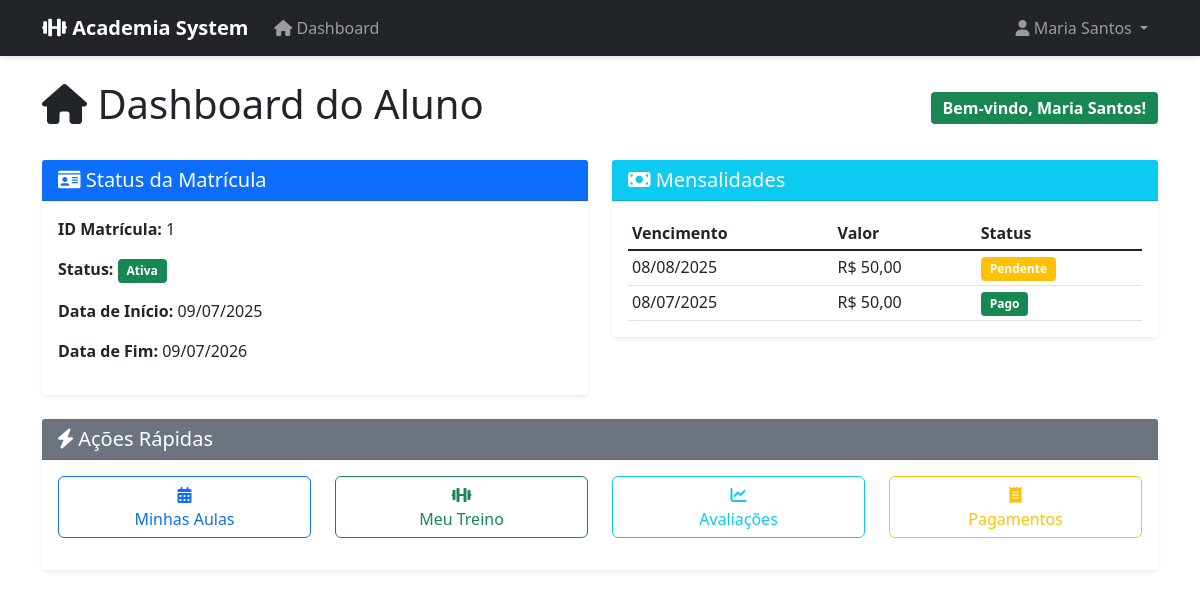
Screenshot of /dashboard (signed in) with the database file from the repository.
### tables this page shows
CREATE TABLE aluno (
    CPF VARCHAR(11) NOT NULL PRIMARY KEY,
    AL_Nome VARCHAR(50) NOT NULL,
    AL_Dt_Nasc DATE NOT NULL,
    AL_Endereco VARCHAR(100) NULL,
    AL_Num_Contato VARCHAR(11) NULL,
    AL_Email VARCHAR(50) NOT NULL,
    AL_Senha VARCHAR(255) NOT NULL,
    ID_Matricula INT(11) NULL,
    FOREIGN KEY (ID_Matricula) REFERENCES matricula(ID_Matricula)
);

CREATE TABLE matricula (
    ID_Matricula INT(11) NOT NULL PRIMARY KEY,
    M_Status TINYINT(4) NULL DEFAULT 1,
    Dt_Inicio DATETIME NULL DEFAULT CURRENT_TIMESTAMP,
    Dt_Fim DATETIME NULL
);

CREATE TABLE boleto (
    ID_Pagamento INT(11) NOT NULL PRIMARY KEY,
    Forma_Pagamento VARCHAR(20) NULL,
    Valor DECIMAL(9,2) NULL DEFAULT 50.00,
    Dt_Pagamento DATE NULL,
    Dt_Vencimento DATE NOT NULL,
    ID_Matricula INT(11) NULL,
    FOREIGN KEY (ID_Matricula) REFERENCES matricula(ID_Matricula)
);

### app/models/Matricula.php (called while the page is built, shortened)
<?php
class Matricula {
    private $conn;
    public function __construct() {
        $database = new Database();
        $this->conn = $database->getConnection();
    }
    public function getById($id) {
        $query = "SELECT m.*, a.AL_Nome as aluno_nome, a.AL_Email as aluno_email
                  FROM matricula m
                  LEFT JOIN aluno a ON m.ID_Matricula = a.ID_Matricula
                  WHERE m.ID_Matricula = :id";
        $stmt = $this->conn->prepare($query);
        $stmt->bindParam(':id', $id);
        $stmt->execute();
        return $stmt->fetch(PDO::FETCH_ASSOC);
    }
}
?>

### config/database.php (called while the page is built, shortened)
<?php
class Database {
    private $host;
    private $db_name = 'academiabd';
    private $username = 'academia_user';
    private $password = 'academia_pass';
    public function __construct() {
        $this->host = (file_exists('/.dockerenv') || gethostbyname('db') !== 'db') ? 'db' : 'localhost';
    }
    public function getConnection() {
        $this->conn = null;
        try {
            $this->conn = new PDO(
                "mysql:host=" . $this->host . ";dbname=" . $this->db_name,
                $this->username,
                $this->password
            );
            $this->conn->setAttribute(PDO::ATTR_ERRMODE, PDO::ERRMODE_EXCEPTION);
            $this->conn->exec("set names utf8");
        } catch(PDOException $exception) {
            error_log("Database connection error: " . $exception->getMessage());
            return null;
        }
        return $this->conn;
    }
}
?>

### app/models/Boleto.php (called while the page is built, shortened)
<?php
class Boleto {
    private $conn;
    public function __construct() {
        $database = new Database();
        $this->conn = $database->getConnection();
    }
    public function getByMatricula($matricula_id) {
        $query = "SELECT * FROM boleto WHERE ID_Matricula = :matricula ORDER BY Dt_Vencimento DESC";
        $stmt = $this->conn->prepare($query);
        $stmt->bindParam(':matricula', $matricula_id);
        $stmt->execute();
        return $stmt->fetchAll(PDO::FETCH_ASSOC);
    }
}
?>

### app/views/dashboard/aluno.php (the view, shortened to what this page needs)
<div class="row">
    <div class="col-12">
        <div class="d-flex justify-content-between align-items-center mb-4">
            <h1><i class="fas fa-home"></i> Dashboard do Aluno</h1>
            <span class="badge bg-success fs-6">Bem-vindo, <?php echo $_SESSION['user_name']; ?>!</span>
        </div>
    </div>
</div>
<div class="row">
    <div class="col-md-6 mb-4">
        <div class="card">
            <div class="card-header bg-primary text-white">
                <h5 class="mb-0"><i class="fas fa-id-card"></i> Status da Matrícula</h5>
            </div>
            <div class="card-body">
                <?php if ($matricula): ?>
                    <p><strong>ID Matrícula:</strong> <?php echo $matricula['ID_Matricula']; ?></p>
                    <p><strong>Status:</strong>
                        <?php if ($matricula['M_Status'] == 1): ?>
                            <span class="badge bg-success">Ativa</span>
                        <?php else: ?>
                            <span class="badge bg-danger">Inativa</span>
                        <?php endif; ?>
                    </p>
                    <p><strong>Data de Início:</strong> <?php echo date('d/m/Y', strtotime($matricula['Dt_Inicio'])); ?></p>
                    <p><strong>Data de Fim:</strong> <?php echo $matricula['Dt_Fim'] ? date('d/m/Y', strtotime($matricula['Dt_Fim'])) : 'Indefinido'; ?></p>
                <?php else: ?>
                    <p class="text-muted">Nenhuma matrícula encontrada.</p>
                <?php endif; ?>
            </div>
        </div>
    </div>
    <div class="col-md-6 mb-4">
        <div class="card">
            <div class="card-header bg-info text-white">
                <h5 class="mb-0"><i class="fas fa-money-bill"></i> Mensalidades</h5>
            </div>
            <div class="card-body">
                <?php if (!empty($boletos)): ?>
                    <div class="table-responsive">
                        <table class="table table-sm">
                            <thead>
                                <tr>
                                    <th>Vencimento</th>
                                    <th>Valor</th>
                                    <th>Status</th>
                                </tr>
                            </thead>
                            <tbody>
                                <?php foreach (array_slice($boletos, 0, 5) as $boleto): ?>
                                <tr>
                                    <td><?php echo date('d/m/Y', strtotime($boleto['Dt_Vencimento'])); ?></td>
                                    <td>R$ <?php echo number_format($boleto['Valor'], 2, ',', '.'); ?></td>
                                    <td>
                                        <?php if ($boleto['Dt_Pagamento']): ?>
                                            <span class="badge bg-success">Pago</span>
                                        <?php elseif (strtotime($boleto['Dt_Vencimento']) < time()): ?>
                                            <span class="badge bg-danger">Vencido</span>
                                        <?php else: ?>
                                            <span class="badge bg-warning">Pendente</span>
                                        <?php endif; ?>
                                    </td>
                                </tr>
                                <?php endforeach; ?>
                            </tbody>
                        </table>
                    </div>
                <?php else: ?>
                    <p class="text-muted">Nenhuma mensalidade encontrada.</p>
                <?php endif; ?>
            </div>
        </div>
    </div>
</div>
<div class="row">
    <div class="col-12">
        <div class="card">
            <div class="card-header bg-secondary text-white">
                <h5 class="mb-0"><i class="fas fa-bolt"></i> Ações Rápidas</h5>
            </div>
            <div class="card-body">
                <div class="row">
                    <div class="col-md-3 mb-3">
                        <a href="<?php echo BASE_URL; ?>aula" class="btn btn-outline-primary w-100">
                            <i class="fas fa-calendar-alt"></i><br>
                            Minhas Aulas
                        </a>
                    </div>
                    <div class="col-md-3 mb-3">
                        <a href="<?php echo BASE_URL; ?>plano" class="btn btn-outline-success w-100">
                            <i class="fas fa-dumbbell"></i><br>
                            Meu Treino
                        </a>
                    </div>
                    <div class="col-md-3 mb-3">
                        <a href="<?php echo BASE_URL; ?>avaliacao" class="btn btn-outline-info w-100">
                            <i class="fas fa-chart-line"></i><br>
                            Avaliações
                        </a>
                    </div>
                    <div class="col-md-3 mb-3">
                        <a href="<?php echo BASE_URL; ?>boleto" class="btn btn-outline-warning w-100">
                            <i class="fas fa-receipt"></i><br>
                            Pagamentos
                        </a>
                    </div>
                </div>
            </div>
        </div>
    </div>
</div>
<?php
include BASE_PATH . '/app/views/layout.php';
?>

### public/assets/css/custom.css (style rules this page uses)
body { font-family: 'Segoe UI', Tahoma, Geneva, Verdana, sans-serif; }
.card { border: none; box-shadow: 0 0.125rem 0.25rem rgba(0, 0, 0, 0.075); transition: all 0.3s ease; }
.btn { border-radius: 6px; transition: all 0.3s ease; }
.table { margin-bottom: 0; }
.badge { font-size: 0.75em; padding: 0.5em 0.75em; }

### rows the page displays
aluno: ID_Matricula.ID_Matricula "1", ID_Matricula.Dt_Inicio "09/07/2025", ID_Matricula.Dt_Fim "09/07/2026"
boleto: Dt_Vencimento "08/08/2025", Valor "50,00", shows "Pendente"
boleto: Dt_Vencimento "08/07/2025", Valor "50,00", Dt_Pagamento "Pago"

### other values shown
$_SESSION['user_name'] "Maria Santos"
